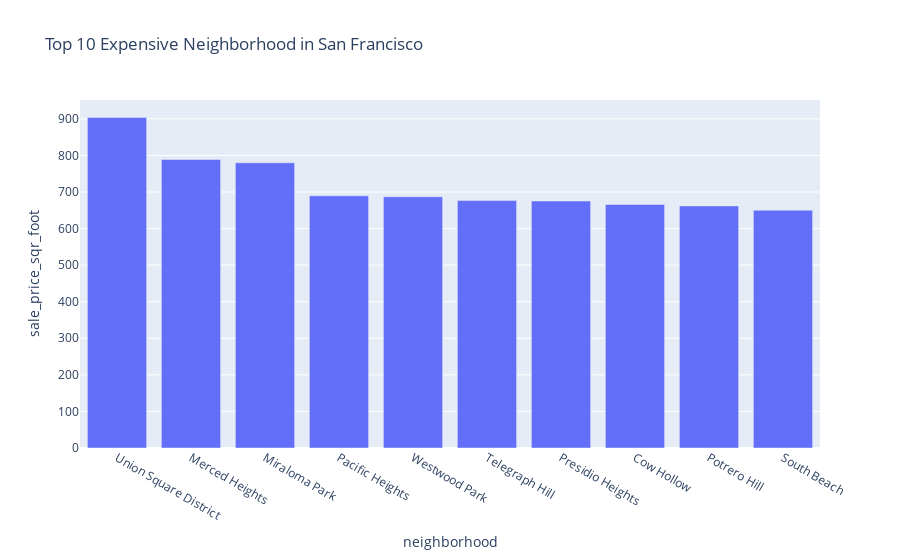

The notebook cell this image was saved under:
### Code cell
# Plotting the data from the top 10 expensive neighborhoods
# YOUR CODE HERE!
px.bar (top_10_neighborhood, 
       x= "neighborhood",
       y= "sale_price_sqr_foot",
       title = "Top 10 Expensive Neighborhood in San Francisco"
       )

### Figure 1 — Plotly figure (JSON) as saved in the notebook; plotly's stock layout.template omitted (floating-point values rounded to 4 significant figures)
{"data": [{"alignmentgroup": "True", "hovertemplate": "neighborhood=%{x}<br>sale_price_sqr_foot=%{y}<extra></extra>", "legendgroup": "", "marker": {"color": "#636efa"}, "name": "", "offsetgroup": "", "orientation": "v", "showlegend": false, "textposition": "auto", "type": "bar", "x": ["Union Square District", "Merced Heights", "Miraloma Park", "Pacific Heights", "Westwood Park", "Telegraph Hill", "Presidio Heights", "Cow Hollow", "Potrero Hill", "South Beach"], "xaxis": "x", "y": [904.0, 788.8, 779.8, 689.6, 687.1, 676.5, 675.4, 666.0, 662.0, 650.1], "yaxis": "y"}], "layout": {"autosize": true, "barmode": "relative", "legend": {"tracegroupgap": 0}, "title": {"text": "Top 10 Expensive Neighborhood in San Francisco"}, "xaxis": {"anchor": "y", "autorange": true, "domain": [0, 1], "range": [-0.5, 9.5], "title": {"text": "neighborhood"}, "type": "category"}, "yaxis": {"anchor": "x", "autorange": true, "domain": [0, 1], "range": [0, 951.6], "title": {"text": "sale_price_sqr_foot"}, "type": "linear"}}}
